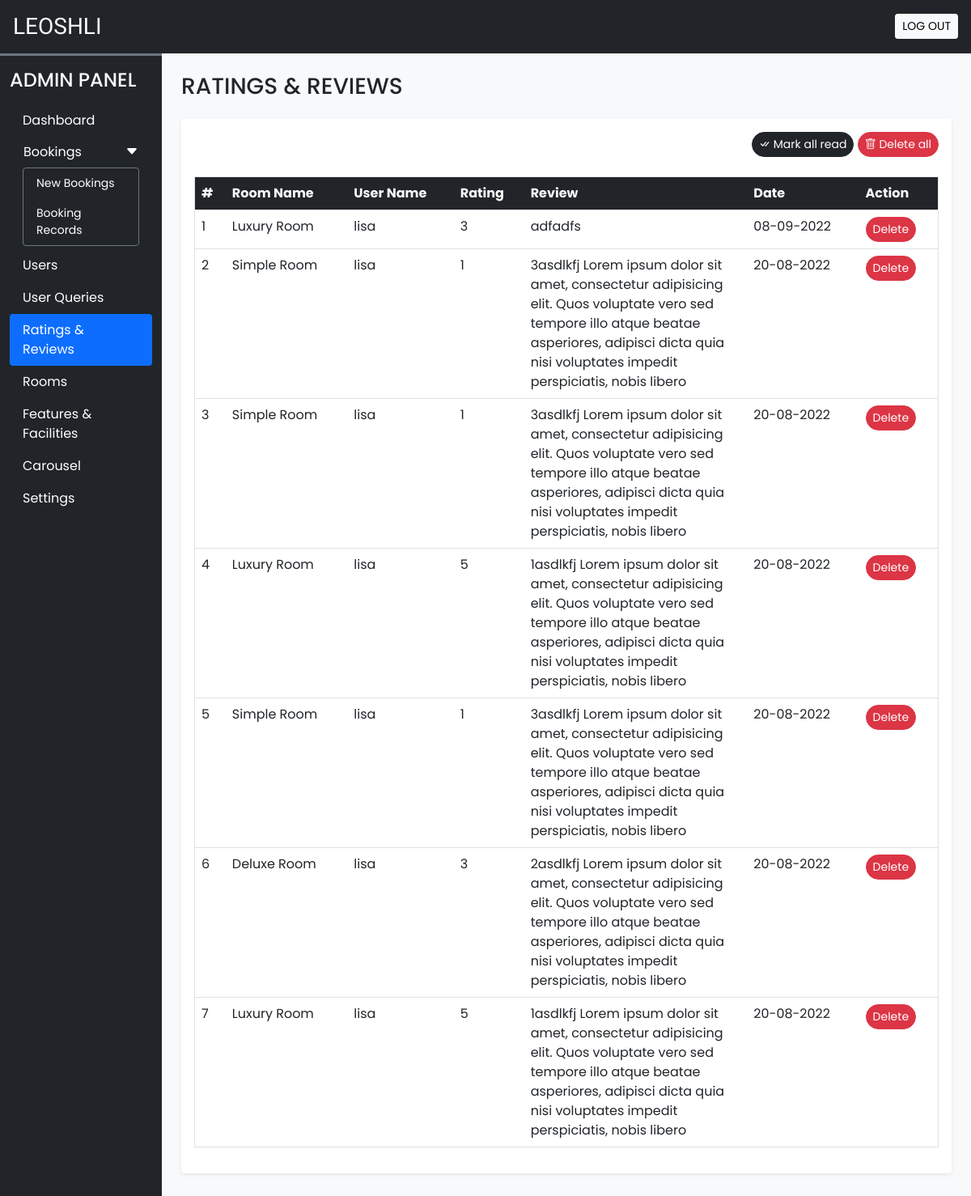
The app's page /admin/rate_review.php (signed in) with its own data.
### tables this page shows
CREATE TABLE `rating_review` (
  `sr_no` int(11) NOT NULL,
  `booking_id` int(11) NOT NULL,
  `room_id` int(11) NOT NULL,
  `user_id` int(11) NOT NULL,
  `rating` int(11) NOT NULL,
  `review` varchar(200) NOT NULL,
  `seen` int(11) NOT NULL DEFAULT 0,
  `datentime` datetime NOT NULL DEFAULT current_timestamp()
);

CREATE TABLE `rooms` (
  `id` int(11) NOT NULL,
  `name` varchar(150) NOT NULL,
  `area` int(11) NOT NULL,
  `price` int(11) NOT NULL,
  `quantity` int(11) NOT NULL,
  `adult` int(11) NOT NULL,
  `children` int(11) NOT NULL,
  `description` varchar(350) NOT NULL,
  `status` tinyint(4) NOT NULL DEFAULT 1,
  `removed` int(11) NOT NULL DEFAULT 0
);

CREATE TABLE `user_cred` (
  `id` int(11) NOT NULL,
  `name` varchar(100) NOT NULL,
  `email` varchar(150) NOT NULL,
  `address` varchar(120) NOT NULL,
  `phonenum` varchar(100) NOT NULL,
  `pincode` int(11) NOT NULL,
  `dob` date NOT NULL,
  `profile` varchar(100) NOT NULL,
  `password` varchar(200) NOT NULL,
  `is_verified` int(11) NOT NULL DEFAULT 0,
  `token` varchar(200) DEFAULT NULL,
  `t_expire` date DEFAULT NULL,
  `status` int(11) NOT NULL DEFAULT 1,
  `datentime` datetime NOT NULL DEFAULT current_timestamp()
);

### admin/rate_review.php (the view, shortened to what this page needs)
<!DOCTYPE html>
<html lang="en">
<head>
  <?php require('inc/links.php'); ?>
</head>
<body class="bg-light">
  <?php require('inc/header.php'); ?>
  <div class="container-fluid" id="main-content">
    <div class="row">
      <div class="col-lg-10 ms-auto p-4 overflow-hidden">
        <h3 class="mb-4">RATINGS & REVIEWS</h3>
        <div class="card border-0 shadow-sm mb-4">
          <div class="card-body">
            <div class="text-end mb-4">
              <a href="?seen=all" class="btn btn-dark rounded-pill shadow-none btn-sm">
                <i class="bi bi-check-all"></i> Mark all read
              </a>
              <a href="?del=all" class="btn btn-danger rounded-pill shadow-none btn-sm">
                <i class="bi bi-trash"></i> Delete all
              </a>
            </div>
            <div class="table-responsive-md">
              <table class="table table-hover border">
                <thead>
                  <tr class="bg-dark text-light">
                    <th scope="col">#</th>
                    <th scope="col">Room Name</th>
                    <th scope="col">User Name</th>
                    <th scope="col">Rating</th>
                    <th scope="col" width="30%">Review</th>
                    <th scope="col">Date</th>
                    <th scope="col">Action</th>
                  </tr>
                </thead>
                <tbody>
                  <?php
                    $q = "SELECT rr.*,uc.name AS uname, r.name AS rname FROM `rating_review` rr
                      INNER JOIN `user_cred` uc ON rr.user_id = uc.id
                      INNER JOIN `rooms` r ON rr.room_id = r.id
                      ORDER BY `sr_no` DESC";
                    $data = mysqli_query($con,$q);
                    $i=1;
                    while($row = mysqli_fetch_assoc($data))
                    {
                      $date = date('d-m-Y',strtotime($row['datentime']));
                      $seen='';
                      $seen.="<a href='?del=$row[sr_no]' class='btn btn-sm rounded-pill btn-danger'>Delete</a>";
                      echo<<<query
                        <tr>
                          <td>$i</td>
                          <td>$row[rname]</td>
                          <td>$row[uname]</td>
                          <td>$row[rating]</td>
                          <td>$row[review]</td>
                          <td>$date</td>
                          <td>$seen</td>
                        </tr>
                      query;
                      $i++;
                    }
                  ?>
                </tbody>
              </table>
            </div>
          </div>
        </div>
      </div>
    </div>
  </div>
</body>
</html>

### admin/css/common.css (style rules this page uses)
:root { --teal: #2f9267; --teal_hover: #279e59; }
* { font-family: 'Poppins', sans-serif; }

### records on screen
rating_review: room.name "Luxury Room", user.name "lisa", rating "3", review "adfadfs", datentime "08-09-2022"
rating_review: room.name "Simple Room", user.name "lisa", rating "1", review "3asdlkfj Lorem ipsum dolor sit amet, consectetur adipisicing elit. Quos voluptate vero sed tempore illo atque beatae asperiores, adipisci dicta quia nisi voluptates impedit perspiciatis, nobis libero", datentime "20-08-2022"
rating_review: room.name "Simple Room", user.name "lisa", rating "1", review "3asdlkfj Lorem ipsum dolor sit amet, consectetur adipisicing elit. Quos voluptate vero sed tempore illo atque beatae asperiores, adipisci dicta quia nisi voluptates impedit perspiciatis, nobis libero", datentime "20-08-2022"
rating_review: room.name "Luxury Room", user.name "lisa", rating "5", review "1asdlkfj Lorem ipsum dolor sit amet, consectetur adipisicing elit. Quos voluptate vero sed tempore illo atque beatae asperiores, adipisci dicta quia nisi voluptates impedit perspiciatis, nobis libero", datentime "20-08-2022"
rating_review: room.name "Simple Room", user.name "lisa", rating "1", review "3asdlkfj Lorem ipsum dolor sit amet, consectetur adipisicing elit. Quos voluptate vero sed tempore illo atque beatae asperiores, adipisci dicta quia nisi voluptates impedit perspiciatis, nobis libero", datentime "20-08-2022"
rating_review: room.name "Deluxe Room", user.name "lisa", rating "3", review "2asdlkfj Lorem ipsum dolor sit amet, consectetur adipisicing elit. Quos voluptate vero sed tempore illo atque beatae asperiores, adipisci dicta quia nisi voluptates impedit perspiciatis, nobis libero", datentime "20-08-2022"
rating_review: room.name "Luxury Room", user.name "lisa", rating "5", review "1asdlkfj Lorem ipsum dolor sit amet, consectetur adipisicing elit. Quos voluptate vero sed tempore illo atque beatae asperiores, adipisci dicta quia nisi voluptates impedit perspiciatis, nobis libero", datentime "20-08-2022"
